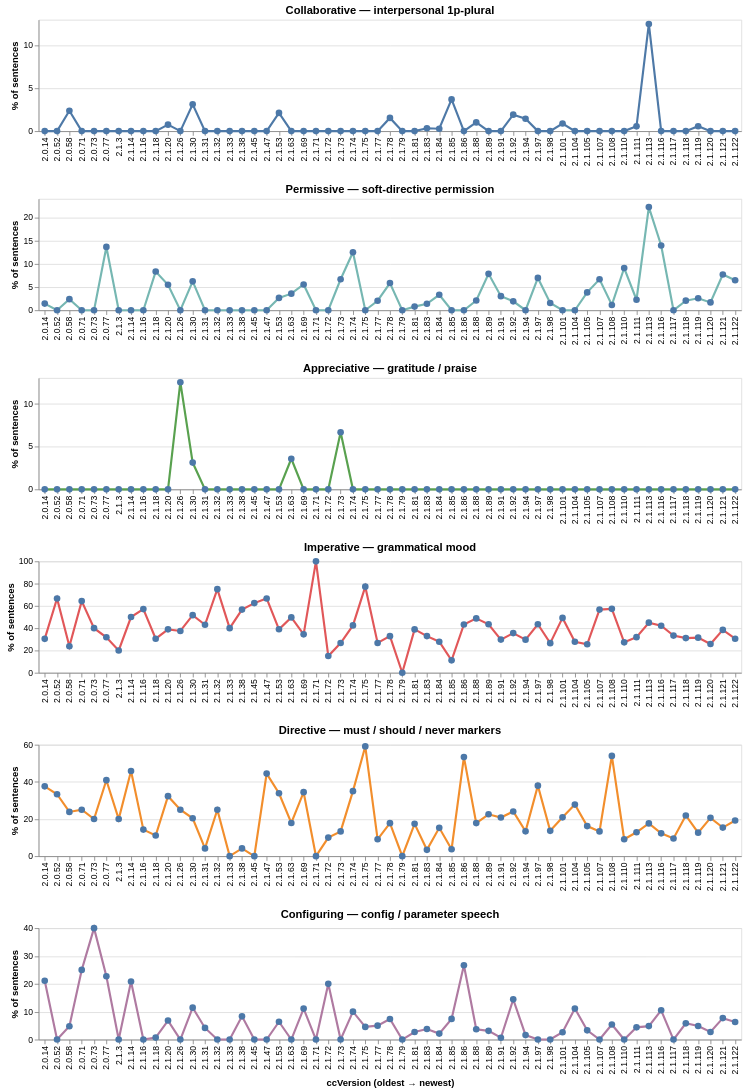

Here is the notebook cell this chart was saved with:
### Markdown cell above
### Sentence-register classes across ccVersion

Six small multiples plotting the per-`ccVersion` mean of each sentence-register class. Independent y-axes so the near-zero `collaborative` and `appreciative` panels still show their (small) trends without being squashed under the imperative scale.

**Rationale for keeping near-zero classes visible**: knowing what's absent across ccVersion is part of the picture. If the corpus ever starts using interpersonal or appreciative speech, the line will lift off zero — that lift is the signal worth catching.

### Code cell
"""Sentence-register classes across ccVersion — 6-panel small-multiples."""

sr_trend_specs = [
 ("collaborative", "Collaborative — interpersonal 1p-plural", "#4e79a7"),
 ("permissive", "Permissive — soft-directive permission", "#76b7b2"),
 ("appreciative", "Appreciative — gratitude / praise", "#59a14f"),
 ("imperative", "Imperative — grammatical mood", "#e15759"),
 ("directive", "Directive — must / should / never markers", "#f28e2c"),
 ("configuring", "Configuring — config / parameter speech", "#af7aa1"),
]

sr_frames = []
for cls, _label, _color in sr_trend_specs:
 col = f"{cls}_sent_pct"
 g = (
 df_with_ver.groupby(["ccVersion", "ccVersion_sort"])[col].mean.reset_index.rename(columns={col: "value"})
 )
 g["class"] = cls
 sr_frames.append(g)
sr_trend_df = pd.concat(sr_frames, ignore_index=True)


def _sr_panel(cls, label, color, show_x_title):
 return (
 alt.Chart(sr_trend_df[sr_trend_df["class"] == cls]).mark_line(point=alt.OverlayMarkDef(filled=True, size=60),
 strokeWidth=2.5, color=color).encode(
 x=alt.X("ccVersion:N", sort=version_order,
 title="ccVersion (oldest → newest)" if show_x_title else None,
 axis=alt.Axis(labelAngle=-90, labelLimit=80, labelOverlap=False)),
 y=alt.Y("value:Q", title="% of sentences"),
 tooltip=[
 alt.Tooltip("ccVersion:N"),
 alt.Tooltip("value:Q", format=".3f", title="mean sent_pct"),
 alt.Tooltip("class:N"),
 ]).properties(width=820, height=130, title=label)
 )


sr_panels = [
 _sr_panel(cls, label, color, show_x_title=(i == len(sr_trend_specs) - 1))
 for i, (cls, label, color) in enumerate(sr_trend_specs)
]

alt.vconcat(*sr_panels).resolve_scale(y="independent")
